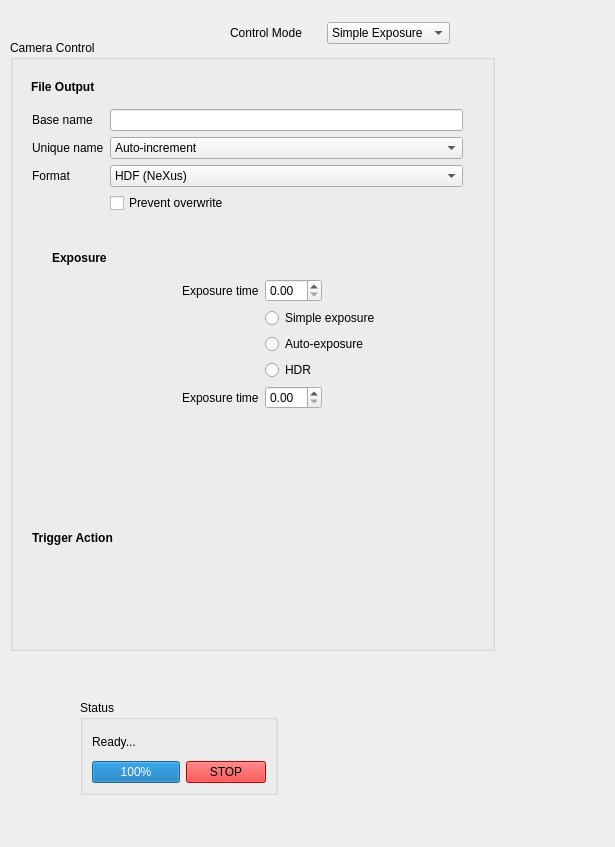
<?xml version="1.0" encoding="UTF-8"?>
<ui version="4.0">
 <class>Form</class>
 <widget class="QWidget" name="Form">
  <property name="geometry">
   <rect>
    <x>0</x>
    <y>0</y>
    <width>615</width>
    <height>847</height>
   </rect>
  </property>
  <property name="windowTitle">
   <string>Form</string>
  </property>
  <widget class="QGroupBox" name="groupBox">
   <property name="geometry">
    <rect>
     <x>80</x>
     <y>700</y>
     <width>198</width>
     <height>95</height>
    </rect>
   </property>
   <property name="title">
    <string>Status</string>
   </property>
   <layout class="QGridLayout" name="gridLayout_3">
    <item row="1" column="0">
     <widget class="QProgressBar" name="progressBar">
      <property name="value">
       <number>100</number>
      </property>
      <property name="textVisible">
       <bool>true</bool>
      </property>
     </widget>
    </item>
    <item row="1" column="1">
     <widget class="QPushButton" name="stopButton">
      <property name="styleSheet">
       <string notr="true">background-color:red</string>
      </property>
      <property name="text">
       <string>STOP</string>
      </property>
     </widget>
    </item>
    <item row="0" column="0">
     <widget class="QLabel" name="statusLabel">
      <property name="text">
       <string>Ready...</string>
      </property>
     </widget>
    </item>
   </layout>
  </widget>
  <widget class="QWidget" name="layoutWidget">
   <property name="geometry">
    <rect>
     <x>230</x>
     <y>20</y>
     <width>220</width>
     <height>26</height>
    </rect>
   </property>
   <layout class="QHBoxLayout" name="horizontalLayout">
    <item>
     <widget class="QLabel" name="label_7">
      <property name="text">
       <string>Control Mode</string>
      </property>
     </widget>
    </item>
    <item>
     <widget class="QComboBox" name="controlModeComboBox">
      <property name="currentIndex">
       <number>0</number>
      </property>
      <item>
       <property name="text">
        <string>Simple Exposure</string>
       </property>
      </item>
      <item>
       <property name="text">
        <string>Scan</string>
       </property>
      </item>
      <item>
       <property name="text">
        <string>Continuous</string>
       </property>
      </item>
      <item>
       <property name="text">
        <string>Live Stream</string>
       </property>
      </item>
      <item>
       <property name="text">
        <string>Advanced Setup</string>
       </property>
      </item>
     </widget>
    </item>
   </layout>
  </widget>
  <widget class="QGroupBox" name="groupBox_2">
   <property name="enabled">
    <bool>true</bool>
   </property>
   <property name="geometry">
    <rect>
     <x>10</x>
     <y>40</y>
     <width>485</width>
     <height>611</height>
    </rect>
   </property>
   <property name="title">
    <string>Camera Control</string>
   </property>
   <property name="checkable">
    <bool>false</bool>
   </property>
   <layout class="QVBoxLayout" name="verticalLayout">
    <item>
     <widget class="QStackedWidget" name="stackedWidget">
      <property name="enabled">
       <bool>true</bool>
      </property>
      <property name="currentIndex">
       <number>0</number>
      </property>
      <widget class="QWidget" name="page">
       <widget class="QLabel" name="label_10">
        <property name="geometry">
         <rect>
          <x>9</x>
          <y>9</y>
          <width>121</width>
          <height>18</height>
         </rect>
        </property>
        <property name="font">
         <font>
          <weight>75</weight>
          <bold>true</bold>
         </font>
        </property>
        <property name="text">
         <string>File Output</string>
        </property>
       </widget>
       <widget class="QLabel" name="label_11">
        <property name="geometry">
         <rect>
          <x>30</x>
          <y>180</y>
          <width>121</width>
          <height>18</height>
         </rect>
        </property>
        <property name="font">
         <font>
          <weight>75</weight>
          <bold>true</bold>
         </font>
        </property>
        <property name="text">
         <string>Exposure</string>
        </property>
       </widget>
       <widget class="QLabel" name="label_12">
        <property name="geometry">
         <rect>
          <x>10</x>
          <y>460</y>
          <width>121</width>
          <height>18</height>
         </rect>
        </property>
        <property name="font">
         <font>
          <weight>75</weight>
          <bold>true</bold>
         </font>
        </property>
        <property name="text">
         <string>Trigger Action</string>
        </property>
       </widget>
       <widget class="QWidget" name="formLayoutWidget">
        <property name="geometry">
         <rect>
          <x>10</x>
          <y>40</y>
          <width>431</width>
          <height>131</height>
         </rect>
        </property>
        <layout class="QFormLayout" name="formLayout">
         <item row="0" column="0">
          <widget class="QLabel" name="label">
           <property name="text">
            <string>Base name</string>
           </property>
          </widget>
         </item>
         <item row="0" column="1">
          <widget class="QLineEdit" name="lineEdit"/>
         </item>
         <item row="1" column="0">
          <widget class="QLabel" name="label_2">
           <property name="text">
            <string>Unique name</string>
           </property>
          </widget>
         </item>
         <item row="1" column="1">
          <widget class="QComboBox" name="comboBox">
           <item>
            <property name="text">
             <string>Auto-increment</string>
            </property>
           </item>
           <item>
            <property name="text">
             <string>Epics Process Variable</string>
            </property>
           </item>
          </widget>
         </item>
         <item row="2" column="0">
          <widget class="QLabel" name="label_3">
           <property name="text">
            <string>Format</string>
           </property>
          </widget>
         </item>
         <item row="2" column="1">
          <widget class="QComboBox" name="comboBox_2">
           <item>
            <property name="text">
             <string>HDF (NeXus)</string>
            </property>
           </item>
           <item>
            <property name="text">
             <string>EDF</string>
            </property>
           </item>
           <item>
            <property name="text">
             <string>CBF</string>
            </property>
           </item>
           <item>
            <property name="text">
             <string>TIF</string>
            </property>
           </item>
          </widget>
         </item>
         <item row="3" column="1">
          <widget class="QCheckBox" name="checkBox">
           <property name="text">
            <string>Prevent overwrite</string>
           </property>
          </widget>
         </item>
        </layout>
       </widget>
       <widget class="QWidget" name="formLayoutWidget_2">
        <property name="geometry">
         <rect>
          <x>160</x>
          <y>210</y>
          <width>431</width>
          <height>160</height>
         </rect>
        </property>
        <layout class="QFormLayout" name="formLayout_2">
         <property name="fieldGrowthPolicy">
          <enum>QFormLayout::ExpandingFieldsGrow</enum>
         </property>
         <item row="0" column="0">
          <widget class="QLabel" name="label_4">
           <property name="text">
            <string>Exposure time</string>
           </property>
          </widget>
         </item>
         <item row="0" column="1">
          <widget class="QDoubleSpinBox" name="doubleSpinBox"/>
         </item>
         <item row="1" column="1">
          <layout class="QVBoxLayout" name="verticalLayout_3">
           <item>
            <widget class="QRadioButton" name="radioButton">
             <property name="text">
              <string>Simple exposure</string>
             </property>
            </widget>
           </item>
           <item>
            <widget class="QRadioButton" name="radioButton_2">
             <property name="text">
              <string>Auto-exposure</string>
             </property>
            </widget>
           </item>
           <item>
            <widget class="QRadioButton" name="radioButton_3">
             <property name="text">
              <string>HDR</string>
             </property>
            </widget>
           </item>
          </layout>
         </item>
         <item row="2" column="0">
          <widget class="QLabel" name="label_5">
           <property name="text">
            <string>Exposure time</string>
           </property>
          </widget>
         </item>
         <item row="2" column="1">
          <widget class="QDoubleSpinBox" name="doubleSpinBox_2"/>
         </item>
        </layout>
       </widget>
      </widget>
     </widget>
    </item>
   </layout>
  </widget>
 </widget>
 <resources/>
 <connections/>
</ui>
